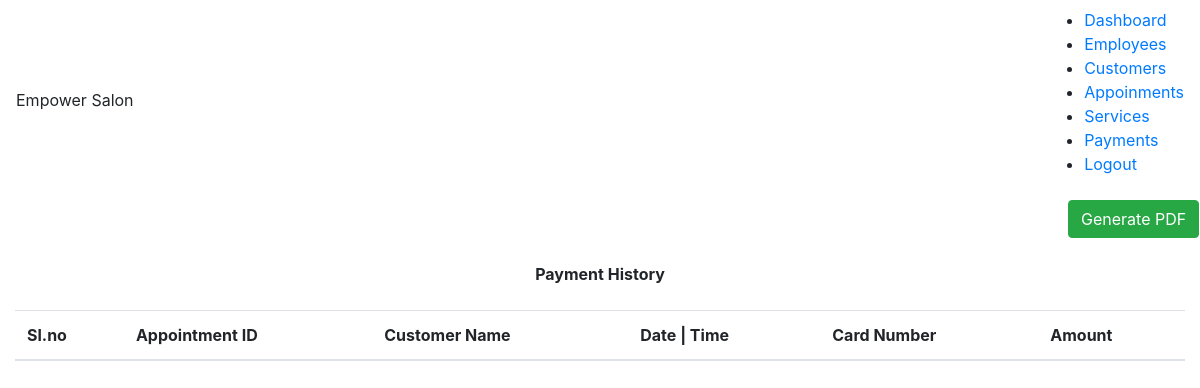
The app's page /manage_payment.php (signed in), older data.
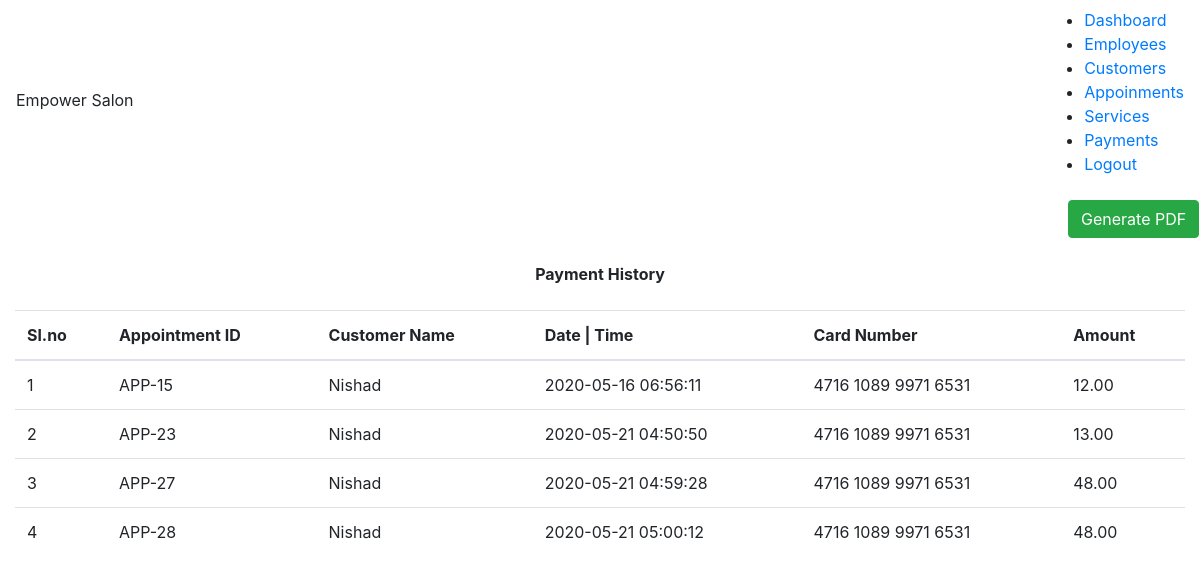
The same page, newer data.
### tables this page shows
CREATE TABLE `customer_payment` (
  `id` int(11) NOT NULL,
  `app_id` int(11) NOT NULL,
  `card_number` varchar(250) NOT NULL,
  `amount` decimal(8,2) NOT NULL,
  `created_at` timestamp NOT NULL DEFAULT current_timestamp()
);

CREATE TABLE `appointments` (
  `id` int(11) NOT NULL,
  `cust_id` int(11) NOT NULL,
  `appointment_date` date NOT NULL,
  `appointment_time` varchar(200) NOT NULL,
  `appointment_service_type` enum('0','1') NOT NULL,
  `appointment_status` enum('0','1','2','3') NOT NULL,
  `emp_id` int(11) DEFAULT NULL,
  `created` timestamp NOT NULL DEFAULT current_timestamp()
);

CREATE TABLE `customers` (
  `id` int(11) NOT NULL,
  `name` varchar(255) NOT NULL,
  `email` varchar(255) NOT NULL,
  `gender` varchar(250) NOT NULL,
  `phone_no` varchar(255) NOT NULL,
  `address` varchar(255) NOT NULL
);

### manage_payment.php (the view, shortened to what this page needs)
<?php
    include('dashboard_header.php');
    include_once('configs/db.php');
    $payments = [];
	$sql_query = 'SELECT * FROM `customer_payment`';
	$result = mysqli_query($db_conn,$sql_query);
	if($result)
	{
		$payments = mysqli_fetch_all($result);
	}
?>
<!DOCTYPE html>
<html lang="en">
<head>
    <link rel="stylesheet" href="https://maxcdn.bootstrapcdn.com/bootstrap/4.4.1/css/bootstrap.min.css">
</head>
<body>
<button class="btn btn-success pdfgen" onClick="getPDF()">Generate PDF</button>
<div class="canvas_div_pdf">
    <p class="text-center font-weight-bold m-4">Payment History</p>
    <div class="container-fluid">
        <table class="table">
            <thead>
                <tr>
                    <th>Sl.no</th>
                    <th>Appointment ID</th>
                    <th>Customer Name</th>
                    <th>Date | Time</th>
                    <th>Card Number</th>
                    <th>Amount</th>
                </tr>
            </thead>
            <tbody>
                <?php
                    foreach($payments as $key=>$payment)
                    {
                        $sql_query = 'SELECT * FROM `appointments` WHERE id='.$payment[1];
                        $app = '';
                        $cust = '';
                        $result = mysqli_query($db_conn,$sql_query);
                    	if($result)
	                    {
		                    $app = mysqli_fetch_all($result);
                        }
                        $sql_query = "SELECT * from `customers` WHERE id=".$app[0][1];
                        $result = mysqli_query($db_conn,$sql_query);
                    	if($result)
	                    {
		                    $cust = mysqli_fetch_all($result);
                        }
                        echo
                            '<tr>
                                <td>'.($key+1).'</td>
                                <td>APP-'.$app[0][0].'</td>
                                <td>'.$cust[0][1].'</td>
                                <td>'.$payment[4].'</td>
                                <td>'.$payment[2].'</td>
                                <td>'.$payment[3].'</td>
                            </tr>';
                    }
                ?>
            </tbody>
        </table>
    </div>
</div>
</body>
</html>

### dashboard_header.php (shortened to what this page needs)
<!DOCTYPE html>
<html lang="en">
<head>
    <link rel="stylesheet" href="style/style.css">
</head>
<body>
    <div class="navbar">
        <span>Empower Salon</span>
        <ul class="nav-links">
            <li><a href="dashboard.php">Dashboard</a></li>
            <li><a href="manage_employee.php">Employees</a></li>
            <li><a href="manage_customer.php">Customers</a></li>
            <li><a href="manage_appointment.php">Appoinments</a></li>
            <li><a href="manage_service.php">Services</a></li>
            <li><a href="manage_payment.php">Payments</a></li>
            <li><a href="logout.php">Logout</a></li>
        </ul>
    </div>
</body>
</html>

### style/style.css (style rules this page uses)
body { padding: 0px; margin: 0px; }

### manage_payment.php (style rules this page uses)
.pdfgen { left: 89vw; position: relative; }

Row changes from the older to the newer data that the page shows:
added customer_payment: appointments.id "15", customers.name "Nishad", created_at "2020-05-16 06:56:11", card_number "4716 1089 9971 6531", amount "12.00"
added customer_payment: appointments.id "23", customers.name "Nishad", created_at "2020-05-21 04:50:50", card_number "4716 1089 9971 6531", amount "13.00"
added customer_payment: appointments.id "27", customers.name "Nishad", created_at "2020-05-21 04:59:28", card_number "4716 1089 9971 6531", amount "48.00"
added customer_payment: appointments.id "28", customers.name "Nishad", created_at "2020-05-21 05:00:12", card_number "4716 1089 9971 6531", amount "48.00"
